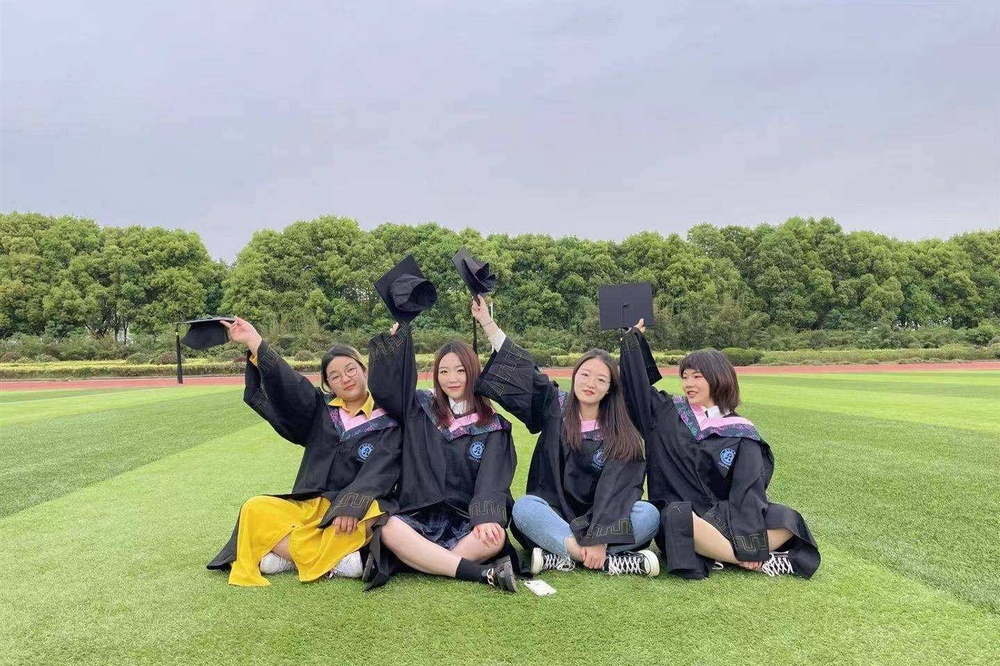
#> input picture Photo_test/222.jpg, 1000 x 666 px, shrunk from 1439 x 959 before the run, found by its file name
$ python demo.py
#> lines starting #> are read from the running program, lines starting #| are printed output that depends on the picture; after the words box and inside, x2 and y2 are one past the last pixel; in counts of white or black regions, pixels touching at a corner belong together; long printed decimals are rounded
# !/usr/bin/python3.10
# -*- coding: utf-8 -*-
# Author:_TRISA_
# File:demo.py
# Time:2022/4/12 16:45
# Software:PyCharm
# Email:1628791325@QQ.com
# -U2hhcmUlMjBhbmQlMjBMb3Zl-base64

from tkinter import *
import cv2
import numpy as np
# import time

PCT = "./Photo_test/222.JPG"
Image = cv2.imread(PCT)
#> Image is the input picture: shape (666, 1000, 3); mean B, G, R 139.7, 162.5, 153.9
Size = Image.shape

# [7 lines of commented-out code are left out]

def morphology(img):  # 形态学操作
    k = np.ones((3, 3), np.uint8)
    open = cv2.morphologyEx(img, cv2.MORPH_OPEN, k)  # 开运算
    close = cv2.morphologyEx(open, cv2.MORPH_CLOSE, k)  # 闭运算
    cv2.namedWindow("open", cv2.WINDOW_NORMAL)
    cv2.imshow("open", open)
    cv2.namedWindow("close", cv2.WINDOW_NORMAL)
    cv2.imshow("close", close)
    cv2.waitKey()
    return close


def region(img):
    # 连通域分析
    num_labels, labels, stats, centroids = cv2.connectedComponentsWithStats(img, connectivity=8)

    # 查看各个返回值
    # 连通域数量
    print('num_labels = ', num_labels)
    # 连通域的信息：对应各个轮廓的左上角坐标x、y、width、height和面积
    print('stats = ', stats)
    # 连通域的中心点
    print('centroids = ', centroids)
    # 每一个像素的标签1、2、3.。。，同一个连通域的标签是一致的
    print('labels = ', labels)

    # 不同的连通域赋予不同的颜色
    output = np.zeros((img.shape[0], img.shape[1], 3), np.uint8)
    for i in range(1, num_labels):
        mask = labels == i
        output[:, :, 0][mask] = np.random.randint(0, 255)
        output[:, :, 1][mask] = np.random.randint(0, 255)
        output[:, :, 2][mask] = np.random.randint(0, 255)
    cv2.namedWindow("region", cv2.WINDOW_NORMAL)
    cv2.imshow('region', output)
    cv2.waitKey()
    cv2.destroyAllWindows()

    return num_labels, stats


# def cr_otsu(image):
#     """YCrCb颜色空间的Cr分量+Otsu阈值分割
#     :param image: 图片路径
#     :return: None
#     """
#     img = cv2.imread(image, cv2.IMREAD_COLOR)
#     ycrcb = cv2.cvtColor(img, cv2.COLOR_BGR2YCR_CB)
#
#     (y, cr, cb) = cv2.split(ycrcb)
#     cr1 = cv2.GaussianBlur(cr, (5, 5), 0)
#     _, skin = cv2.threshold(cr1, 0, 255, cv2.THRESH_BINARY + cv2.THRESH_OTSU)
#
#     # cv2.namedWindow("image raw", cv2.WINDOW_NORMAL)
#     # cv2.imshow("image raw", img)
#     # cv2.namedWindow("image CR", cv2.WINDOW_NORMAL)
#     # cv2.imshow("image CR", cr1)
#     # cv2.namedWindow("Skin Cr+OTSU", cv2.WINDOW_NORMAL)
#     # cv2.imshow("Skin Cr+OTSU", skin)
#     # morphology(skin)
#     # # dst = cv2.bitwise_and(img, img, mask=skin)
#     # # cv2.namedWindow("seperate", cv2.WINDOW_NORMAL)
#     # # cv2.imshow("seperate", dst)
#     # cv2.waitKey()
#     return skin


def selectskin(stats):
    num = len(stats)
    size_total = Size[1] * Size[0]
    tips = []
    for i in range(1, num):
        long = max(stats[i][2], stats[i][3])
        short = min(stats[i][2], stats[i][3])
        # ratio = long / short
        ratio = stats[i][3] / stats[i][2]
        size = stats[i][4]
        if 1.1 <= ratio <= 2 and size/size_total >= 0.001:
            tips.append(i)
        else:
            continue
    return tips

def signskin(tips, stats):
    if tips:
        signimg = Image
        for k in range(0, len(tips)):
            i = tips[k]
            pt1 = (stats[i][0], stats[i][1])
            pt2 = (stats[i][0] + stats[i][2], stats[i][1] + stats[i][3])
            signimg = cv2.rectangle(Image, pt1, pt2, (0, 255, 0), 2, 4)
        return signimg
    else:
        print("Dont find face")
        return Image


def crcb_range_sceening(image):
    """
    :param image: 图片路径
    :return: None
    """
#> called with image = './Photo_test/222.JPG'
    img = cv2.imread(image, cv2.IMREAD_COLOR)
    ycrcb = cv2.cvtColor(img, cv2.COLOR_BGR2YCR_CB)
#> ycrcb: shape (666, 1000, 3); mean of channels 0, 1, 2 157.3, 125.6, 118.1
    (y, cr, cb) = cv2.split(ycrcb)
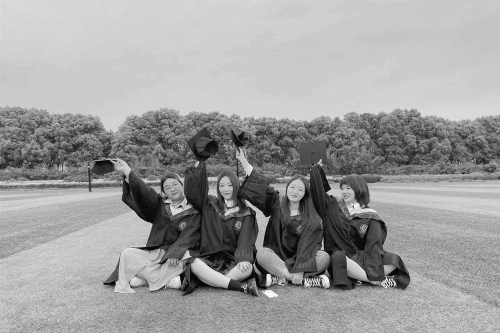
#> y: shape (666, 1000) (shown at 1/2 size); min 0, max 255, mean 157.3
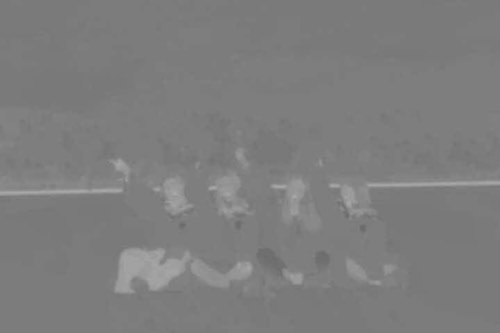
#> cr: shape (666, 1000) (shown at 1/2 size); min 105, max 170, mean 125.6
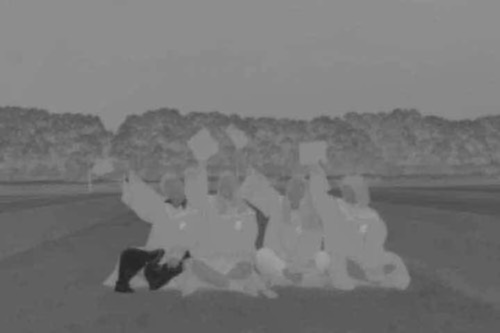
#> cb: shape (666, 1000) (shown at 1/2 size); min 36, max 164, mean 118.1
    # print(cr,y,cb)
    skin = np.zeros(cr.shape, dtype=np.uint8)
    (x, y) = cr.shape
    # print(cr.shape)
    for i in range(0, x):
        for j in range(0, y):
            if (cr[i][j] > 133) and (cr[i][j]) < 173 and (cb[i][j] > 77) and (cb[i][j]) < 127:
                skin[i][j] = 255
            else:
                skin[i][j] = 0
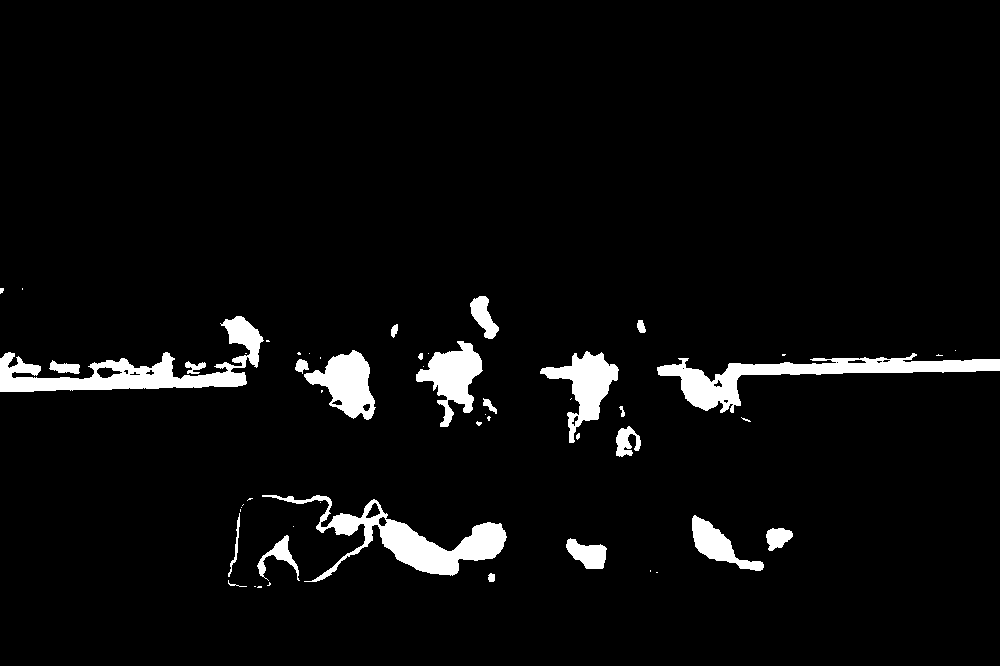
#> skin: shape (666, 1000); 4.6% white; 53 white regions (29 under 20 px), largest, box (x1, y1, x2, y2) and area: (0, 316, 264, 392) 5942, (657, 353, 1000, 413) 5573, (262, 495, 507, 582) 5497
    print(skin)
#> (printed output is left out)
    return skin
    # [10 lines of commented-out code are left out]

def main():
    skin = crcb_range_sceening(PCT)
    morskin = morphology(skin)
    num_labels, stats = region(morskin)
#| num_labels =  32
#| stats =  [[     0      0   1000    666 635620]
#|  [     0    288      4      5     18]
#|  [   470    296     29     43    649]
#|  [   223    316     40     52   1102]
#|  [   637    320      9     13     86]
#|  [   391    325      7     12     64]
#> (further printed lines are left out)
#> (printed output is left out)
#> (printed output is left out)
#> after the loop in region, `for i in range(1, num_labels):`:
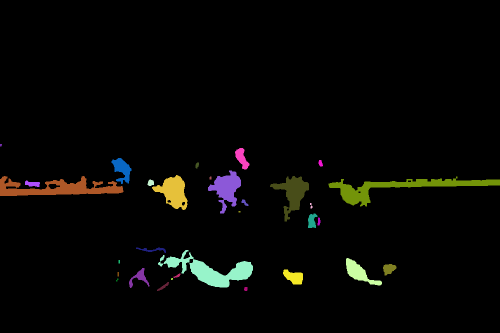
#> output: shape (666, 1000, 3) (shown at 1/2 size); mean of channels 0, 1, 2 4.5, 6.6, 6.7; drawn as B, G, R
    skininstats = selectskin(stats)
    # 画框
    signimg = signskin(skininstats, stats)
#> the loop in signskin, `for k in range(0, len(tips)):` made 3 passes
#> pass 1, in signskin, `signimg = cv2.rectangle(Image, pt1, pt2, (0, 255, 0), 2, 4)`:
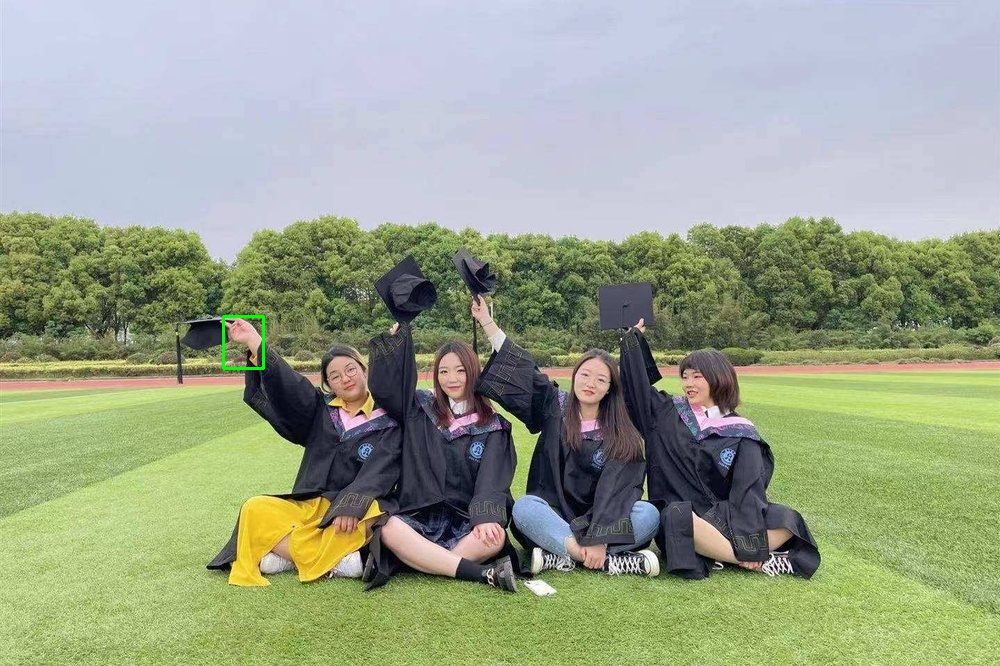
#> signimg: shape (666, 1000, 3); 0.08% of pixels changed, all inside (x1, y1, x2, y2) = (222, 315, 265, 370)
#> pass 3, in signskin, `signimg = cv2.rectangle(Image, pt1, pt2, (0, 255, 0), 2, 4)`:
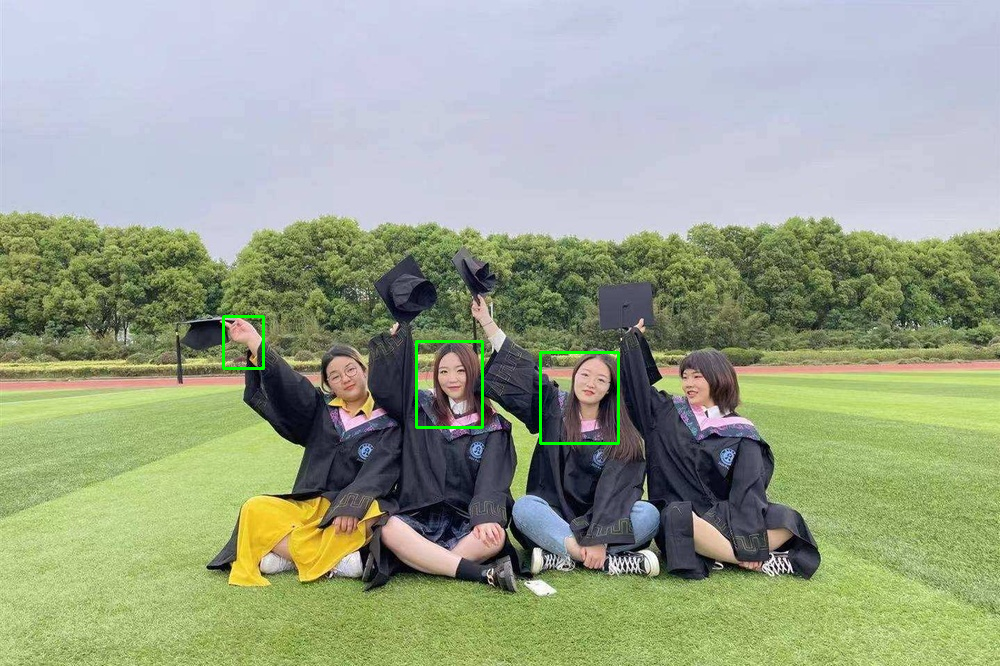
#> signimg: shape (666, 1000, 3); mean B, G, R 139.4, 163.1, 153.6
    cv2.namedWindow("result", cv2.WINDOW_NORMAL)
    cv2.imshow('result', signimg)
    cv2.waitKey()
    cv2.destroyAllWindows()


if __name__ == '__main__':
    # ellipse_detect(image)
    # cr_otsu(image)
    main()
    # crcb_range_sceening(image)
    # face_date(image) #这个是后面那个自己想的代码 还没成功过

$ run again, with Photo_test/1.jpg copied over Photo_test/222.jpg
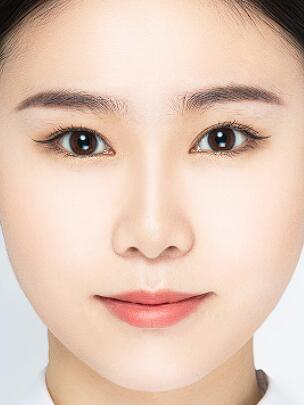
#> input picture Photo_test/1.jpg, 304 x 405 px, found by its file name
#> Image is the input picture: shape (405, 304, 3); mean B, G, R 184.2, 200.3, 227.9
#> ycrcb: shape (405, 304, 3); mean of channels 0, 1, 2 206.7, 143.1, 115.2
#> after the loop in crcb_range_sceening, `for i in range(0, x):`:
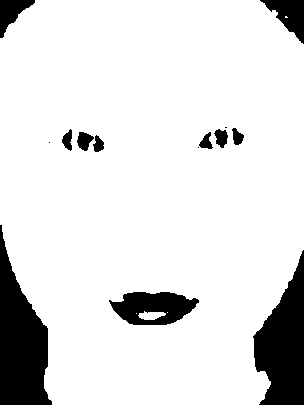
#> skin: shape (405, 304); 87.9% white; 14 black regions (3 under 20 px), largest, box (x1, y1, x2, y2) and area: (0, 225, 52, 405) 5523, (253, 250, 304, 405) 4889, (109, 292, 199, 325) 1994
#> (printed output is left out)
#> open: shape (405, 304); 87.9% white; 11 black regions (1 under 20 px), largest, box (x1, y1, x2, y2) and area: (0, 225, 52, 405) 5523, (253, 250, 304, 405) 4889, (109, 292, 199, 325) 2002
#| num_labels =  3
#| stats =  [[     0      0    304    405  14910]
#|  [     0      0    304    405 108043]
#|  [   139    312     26      8    167]]
#| centroids =  [[148.956  290.846]
#|  [151.852  189.564]
#|  [150.665 315.096]]
#> (printed output is left out)
#> the loop in signskin, `for k in range(0, len(tips)):` made 1 pass
#> pass 1, in signskin, `signimg = cv2.rectangle(Image, pt1, pt2, (0, 255, 0), 2, 4)`:
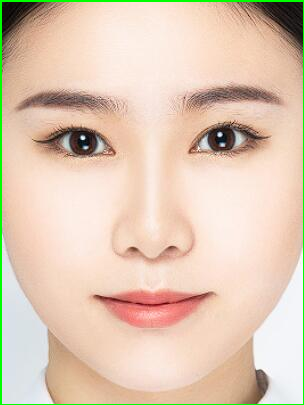
#> signimg: shape (405, 304, 3); 1.72% of pixels changed, all inside (x1, y1, x2, y2) = (0, 0, 304, 405)

$ run again, with Photo_test/123.jpg copied over Photo_test/222.jpg
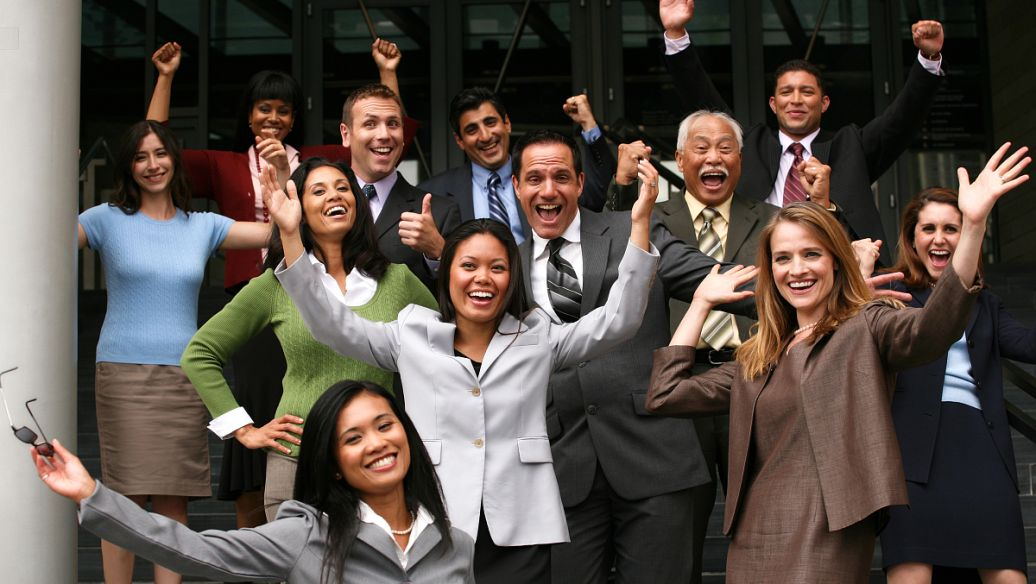
#> input picture Photo_test/123.jpg, 1036 x 584 px, found by its file name
#> Image is the input picture: shape (584, 1036, 3); mean B, G, R 71.5, 78.6, 88.3
#> ycrcb: shape (584, 1036, 3); mean of channels 0, 1, 2 80.7, 133.4, 122.9
#> after the loop in crcb_range_sceening, `for i in range(0, x):`:
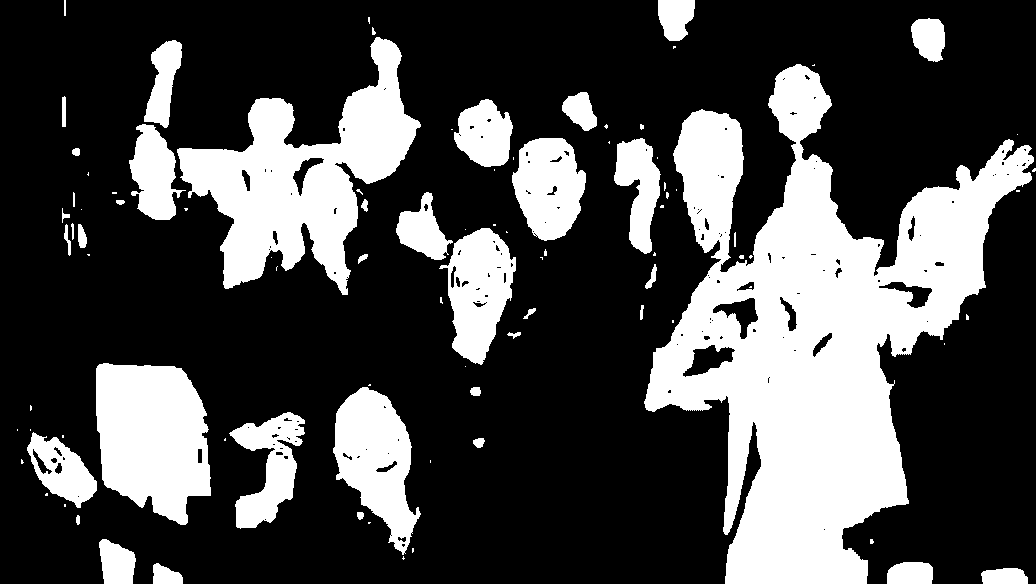
#> skin: shape (584, 1036); 29% white; 94 white regions (53 under 20 px), largest, box (x1, y1, x2, y2) and area: (644, 64, 1034, 584) 87464, (177, 37, 421, 295) 25418, (96, 363, 211, 525) 14373
#> (printed output is left out)
#> open: shape (584, 1036); 28.9% white; 52 white regions (14 under 20 px), largest, box (x1, y1, x2, y2) and area: (644, 64, 1034, 584) 87350, (177, 37, 421, 295) 25383, (96, 363, 211, 525) 14367
#| num_labels =  49
#| stats =  [[     0      0   1036    584 429315]
#|  [   658      0     37     41   1188]
#|  [   911     19     34     43   1158]
#|  [   372     31      3      4     12]
#|  [   177     37    244    258  25459]
#|  [   129     40     53    180   5157]
#> (further printed lines are left out)
#> (printed output is left out)
#> (printed output is left out)
#> after the loop in signskin, `for k in range(0, len(tips)):`:
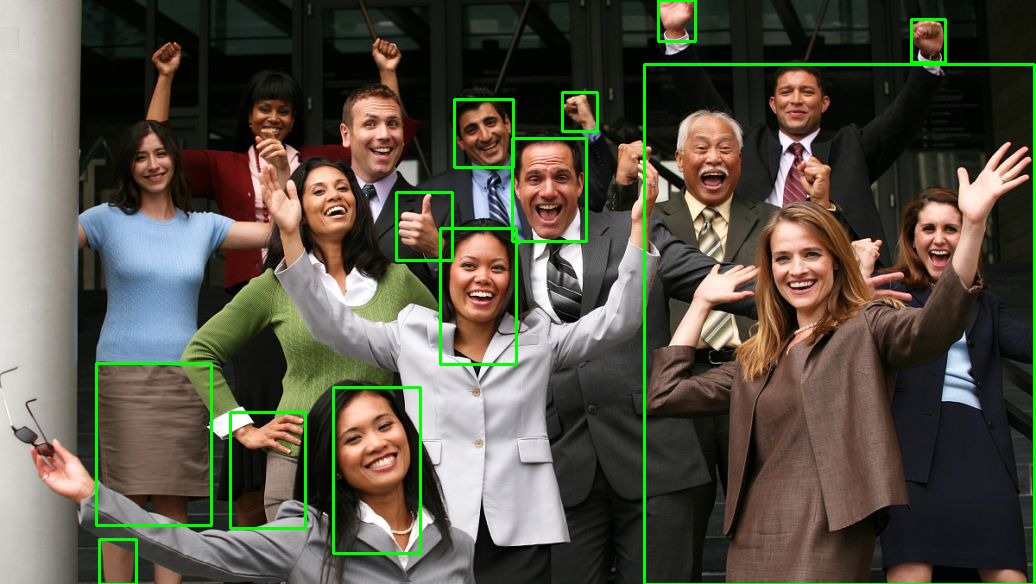
#> Image: shape (584, 1036, 3); mean B, G, R 70.1, 83.2, 86.8
